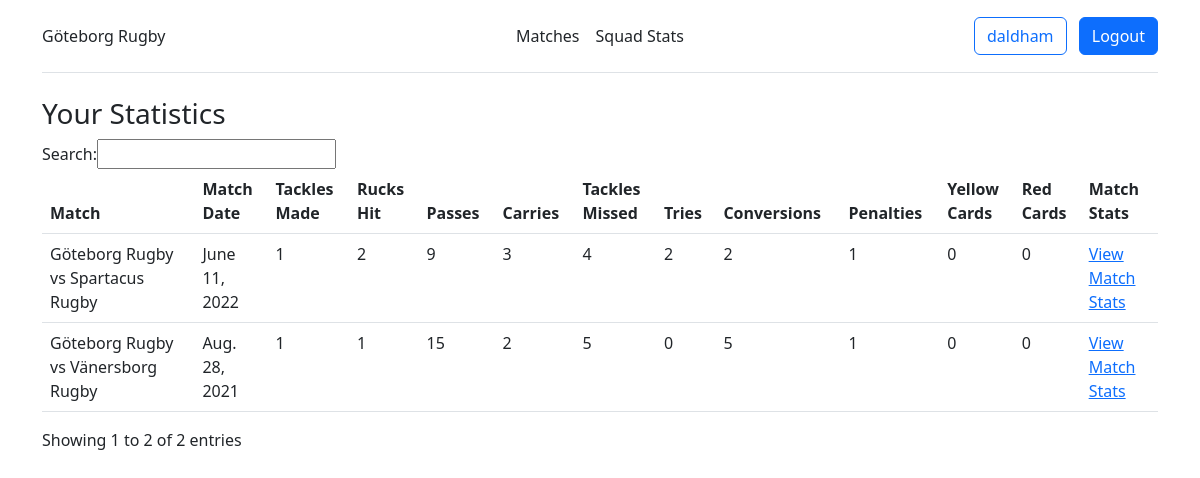
The app's page / (signed in) with its own data.
### stats/models.py (models this page shows, shortened)
class MyUser(AbstractUser):
    player = models.OneToOneField(Player, on_delete=models.CASCADE, null=True, blank=True)
    coach = models.BooleanField(default=False)
    team = models.ForeignKey(Team, on_delete=models.CASCADE, null=True, blank=True)
    @property
    def is_coach(self):
        return self.coach

class Team(models.Model):
    name = models.CharField(max_length=30)
    invite_code = models.CharField(max_length=10, null=True, blank=True)

class PlayerStatistic(models.Model):
    match = models.ForeignKey(Match, on_delete=models.CASCADE)
    player = models.ForeignKey(Player, on_delete=models.CASCADE)
    started = models.BooleanField(default=False)
    tackles_made = models.IntegerField(default=0)
    rucks_hit = models.IntegerField(default=0)
    passes = models.IntegerField(default=0)
    carries = models.IntegerField(default=0)
    tackles_missed = models.IntegerField(default=0)
    tries = models.IntegerField(default=0)
    conversions = models.IntegerField(default=0)
    penalties = models.IntegerField(default=0)
    yellow_cards = models.IntegerField(default=0)
    red_cards = models.IntegerField(default=0)

class Match(models.Model):
    home_team = models.ForeignKey(Team, on_delete=models.CASCADE, related_name='home_matches')
    away_team = models.ForeignKey(Team, on_delete=models.CASCADE, related_name='away_matches')
    date = models.DateField()
    home_score = models.IntegerField(default=0)
    away_score = models.IntegerField(default=0)
    RESULT_CHOICES = [
        ('Win', 'Win'),
        ('Loss', 'Loss'),
        ('Draw', 'Draw')
    ]
    result = models.CharField(max_length=4, choices=RESULT_CHOICES, default='Draw')
    def match_name(self):
        return f"{self.home_team.name} vs {self.away_team.name}"

### stats/views.py (the view)
# urls.py: path('', views.index, name='index'),
def index(request):
    if request.method == 'POST':
        username = request.POST['username']
        password = request.POST['password']
        user = authenticate(request, username=username, password=password)
        if user is not None:
            login(request, user)
            return redirect('index')
        else:
            return render(request, 'login.html', {'error': 'Invalid login credentials'})
    else:
        if request.user.is_authenticated:
            try:
                player = request.user.player
                statistics = PlayerStatistic.objects.filter(player=player)
                context = {'statistics': statistics}
                return render(request, 'index.html', context)
            except Player.DoesNotExist:
                context = {'message': 'You are not associated with a player. Please contact your coach to connect your account.'}
                return render(request, 'index.html', context)
        else:
            return render(request, 'index.html')

### stats/templates/index.html (shortened to what this page needs)
{% extends 'base.html' %}
{% block content %}
    {% if user.is_authenticated %}
        {% if user.team %}
        <div class="container">
            <h3>Your Statistics</h3>
            {% if statistics %}
                <table class="table" id="stats">
                    <thead>
                        <tr>
                            <th>Match</th>
                            <th>Match Date</th>
                            <th>Tackles Made</th>
                            <th>Rucks Hit</th>
                            <th>Passes</th>
                            <th>Carries</th>
                            <th>Tackles Missed</th>
                            <th>Tries</th>
                            <th>Conversions</th>
                            <th>Penalties</th>
                            <th>Yellow Cards</th>
                            <th>Red Cards</th>
                            <th>Match Stats</th>
                        </tr>
                    </thead>
                    <tbody>
                        {% for statistic in statistics %}
                            <tr>
                                <td>{{statistic.match.match_name}}</td>
                                <td>{{ statistic.match.date }}</td>
                                <td>{{ statistic.tackles_made }}</td>
                                <td>{{ statistic.rucks_hit }}</td>
                                <td>{{ statistic.passes }}</td>
                                <td>{{ statistic.carries }}</td>
                                <td>{{ statistic.tackles_missed }}</td>
                                <td>{{ statistic.tries }}</td>
                                <td>{{ statistic.conversions }}</td>
                                <td>{{ statistic.penalties }}</td>
                                <td>{{ statistic.yellow_cards }}</td>
                                <td>{{ statistic.red_cards }}</td>
                                <td><a href="{% url 'player_statistics' statistic.match.id %}">View Match Stats</a></td>
                            </tr>
                        {% endfor %}
                    </tbody>
                </table>
            {% else %}
                <p>No statistics found.</p>
            {% endif %}
        {% else %}
            <p>You are not a member of a team yet.</p>
            <a href="{% url 'join' %}">Join a team</a>
        {% endif %}
    </div>
    {% endif %}
{% endblock %}

### stats/templates/base.html (shortened to what this page needs)
<!doctype html>
<html lang="en">
  <head>
    <link href="https://cdn.jsdelivr.net/npm/bootstrap@5.3.0-alpha1/dist/css/bootstrap.min.css" rel="stylesheet">
    <link rel="stylesheet" type="text/css" href="https://cdn.datatables.net/v/bs5/dt-1.10.22/datatables.min.css"/>
    {% load static %}
    <link rel="stylesheet" type="text/css" href="{% static 'css/styles.css' %}">
  </head>
  <body>
    <div class="container">
        <header class="d-flex flex-wrap align-items-center justify-content-center justify-content-md-between py-3 mb-4 border-bottom">
            <div class="d-flex align-items-center col-md-3 mb-2 mb-md-0 text-dark text-decoration-none">
                {% if user.is_authenticated %}
                    <a class="nav-link" href="{% url 'index' %}">{{ user.team.name }}</a>
                {% else %}
                    <a class="nav-link" href="{% url 'index' %}">Rugby Dashboard</a>
                {% endif %}
            </div>
          <ul class="nav col-12 col-md-auto mb-2 justify-content-center mb-md-0">
            {% if user.is_authenticated and user.team and user.is_coach %}
            <li><a href="{% url 'matches' %}" class="nav-link px-2 link-dark">Matches</a></li>
            <li><a href="{% url 'squad' %}" class="nav-link px-2 link-dark">Squad Stats</a></li>
            <li><a href="{% url 'add_players' %}" class="nav-link px-2 link-dark">Add Players</a></li>
            <li><a href="{% url 'add_match' %}" class="nav-link px-2 link-dark">Add Match</a></li>
            {% elif user.is_authenticated and user.team %}
            <li><a href="{% url 'matches' %}" class="nav-link px-2 link-dark">Matches</a></li>
            <li><a href="{% url 'squad' %}" class="nav-link px-2 link-dark">Squad Stats</a></li>
            {% elif user.is_authenticated %}
            <li><a href="{% url 'matches' %}" class="nav-link px-2 link-dark">Matches</a></li>
            <li><a href="{% url 'squad' %}" class="nav-link px-2 link-dark">Squad Stats</a></li>
            <li><a href="{% url 'join' %}" class="nav-link px-2 link-dark">Join Team</a></li>
            {% else %}
            <li><a href="{% url 'about' %}" class="nav-link px-2 link-dark">About</a></li>
            {% endif %}
          </ul>
          <div class="col-md-3 text-end">
            {% if user.is_authenticated %}
            <a class="btn btn-outline-primary me-2" href="{% url 'index' %}">{{ user.username }}</a>
            <a class="btn btn-primary" href="{% url 'logout' %}">Logout</a>
            {% else %}
            <a class="btn btn-outline-primary me-2" href="{% url 'login' %}">Log In</a>
            <a class="btn btn-primary" href="{% url 'register' %}">Sign Up</a>
            {% endif %}
          </div>
        </header>
    </div>
    {% block content %}{% endblock %}
  </body>
</html>

### records on screen
MyUser: team.name "Göteborg Rugby", username "daldham"
PlayerStatistic: match.match_name "Göteborg Rugby vs Spartacus Rugby", match "June 11, 2022", tackles_made "1", rucks_hit "2", passes "9", carries "3", tackles_missed "4", tries "2", conversions "2", penalties "1", yellow_cards "0", red_cards "0"
PlayerStatistic: match.match_name "Göteborg Rugby vs Vänersborg Rugby", match "Aug. 28, 2021", tackles_made "1", rucks_hit "1", passes "15", carries "2", tackles_missed "5", tries "0", conversions "5", penalties "1", yellow_cards "0", red_cards "0"
